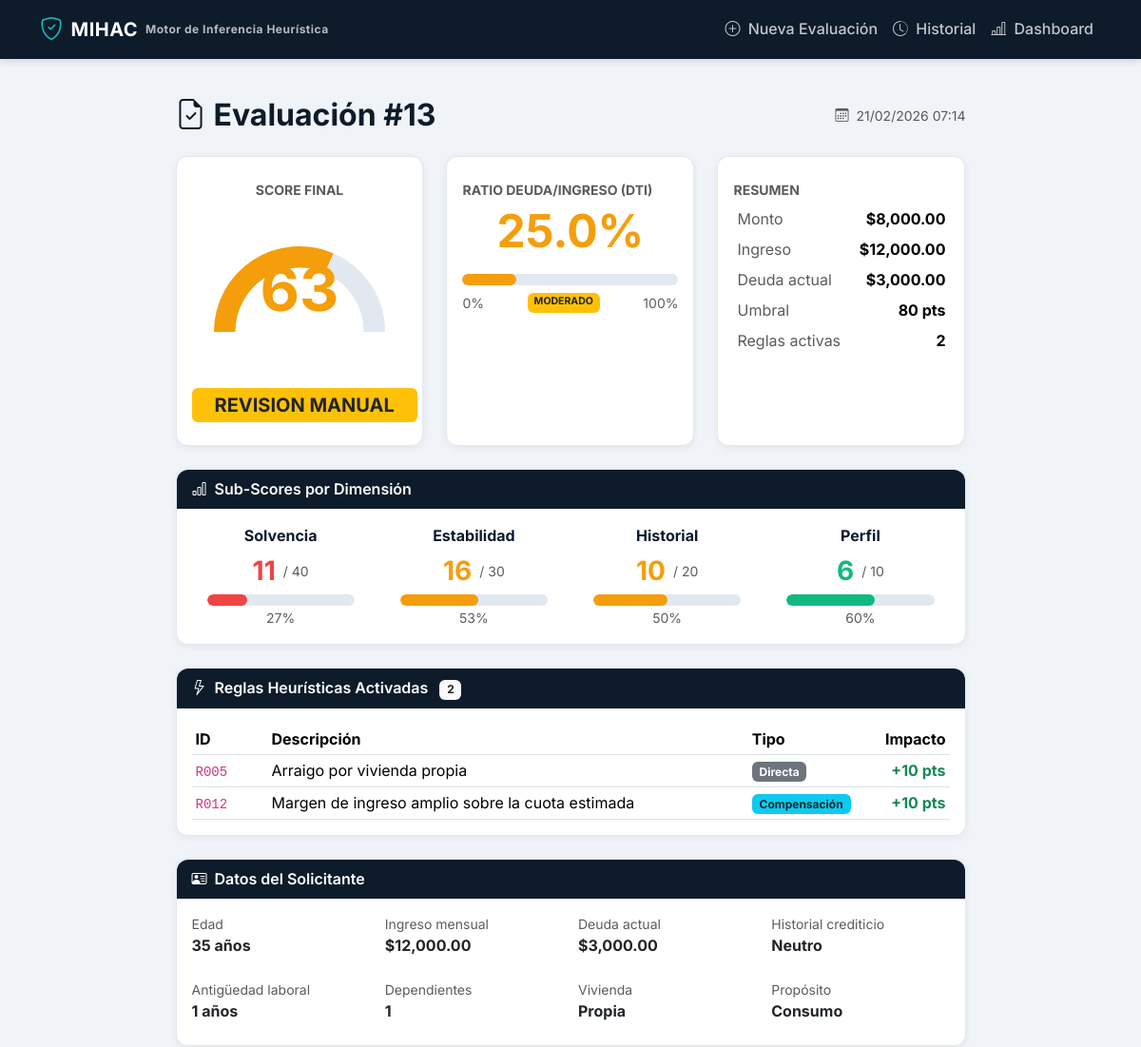
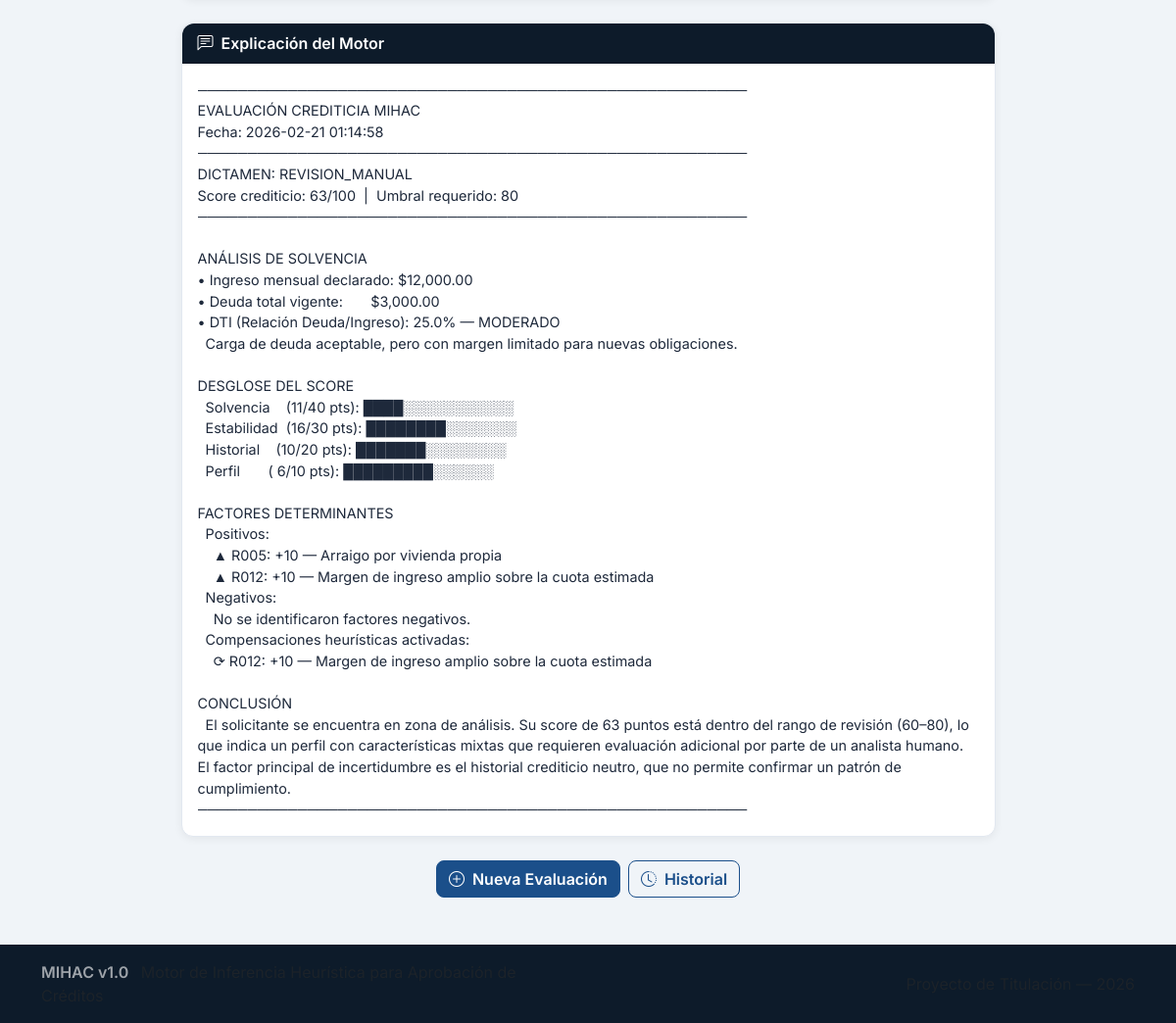
Screenshot of /resultado/13 with the database file from the repository (2 pictures, top to bottom).
### app/models.py (models this page shows, shortened)
class Evaluacion(db.Model):
    __tablename__ = "evaluaciones"
    id = db.Column(db.Integer, primary_key=True)
    timestamp = db.Column(
        db.DateTime, default=datetime.utcnow, nullable=False
    )
    edad = db.Column(db.Integer, nullable=False)
    ingreso_mensual = db.Column(db.Float, nullable=False)
    total_deuda_actual = db.Column(db.Float, nullable=False)
    historial_crediticio = db.Column(
        db.Integer, nullable=False
    )  # 0=Malo, 1=Neutro, 2=Bueno
    antiguedad_laboral = db.Column(db.Integer, nullable=False)
    numero_dependientes = db.Column(db.Integer, nullable=False)
    tipo_vivienda = db.Column(db.String(20), nullable=False)
    proposito_credito = db.Column(db.String(20), nullable=False)
    monto_credito = db.Column(db.Float, nullable=False)
    score_final = db.Column(db.Integer, nullable=False)
    dti_ratio = db.Column(db.Float, nullable=False)
    dti_clasificacion = db.Column(db.String(20), nullable=False)
    dictamen = db.Column(
        db.String(20), nullable=False
    )  # APROBADO, RECHAZADO, REVISION_MANUAL
    umbral_aplicado = db.Column(db.Integer, nullable=False)
    reglas_activadas = db.Column(
        db.Text, nullable=False, default="[]"
    )  # JSON string
    sub_scores = db.Column(
        db.Text, nullable=False, default="{}"
    )  # JSON string
    reporte_explicacion = db.Column(db.Text, nullable=False)
    analista_usuario = db.Column(
        db.String(50), nullable=True
    )
    notas_adicionales = db.Column(db.Text, nullable=True)
    def get_reglas_list(self) -> list[dict]:
        try:
            return json.loads(self.reglas_activadas or "[]")
        except (json.JSONDecodeError, TypeError):
            return []
    def get_sub_scores_dict(self) -> dict[str, Any]:
        try:
            return json.loads(self.sub_scores or "{}")
        except (json.JSONDecodeError, TypeError):
            return {}

### app/routes.py (the view)
@main.route("/resultado/<int:eval_id>")
def resultado(eval_id):
    from app.utils import clasificar_dti
    evaluacion = Evaluacion.query.get_or_404(eval_id)
    reglas = evaluacion.get_reglas_list()
    sub_scores = evaluacion.get_sub_scores_dict()
    dti_info = clasificar_dti(evaluacion.dti_ratio)
    maximos = {
        "solvencia": 40,
        "estabilidad": 30,
        "historial_score": 20,
        "perfil": 10,
    }
    labels = {
        "solvencia": "Solvencia",
        "estabilidad": "Estabilidad",
        "historial_score": "Historial",
        "perfil": "Perfil",
    }
    sub_scores_info = {}
    for key, max_val in maximos.items():
        valor = sub_scores.get(key, 0)
        pct = (valor / max_val * 100) if max_val > 0 else 0
        sub_scores_info[key] = {
            "label": labels.get(key, key),
            "valor": valor,
            "max": max_val,
            "pct": round(pct, 1),
            "color": (
                "#10B981" if pct >= 60
                else "#F59E0B" if pct >= 30
                else "#EF4444"
            ),
        }
    return render_template(
        "resultado.html",
        ev=evaluacion,
        reglas=reglas,
        sub_scores_info=sub_scores_info,
        dti_info=dti_info,
    )

### app/templates/resultado.html (shortened to what this page needs)
{% extends "base.html" %}
{% block content %}
<div class="row justify-content-center">
    <div class="col-lg-10 col-xl-9">
        <div class="d-flex justify-content-between align-items-center mb-4">
            <h2 class="text-mihac-navy fw-bold mb-0">
                <i class="bi bi-file-earmark-check me-2"></i>Evaluación #{{ ev.id }}
            </h2>
            <small class="text-muted">
                <i class="bi bi-calendar3 me-1"></i>
                {{ ev.timestamp.strftime('%d/%m/%Y %H:%M') }}
            </small>
        </div>
        <div class="row g-4 mb-4">
            <div class="col-md-4">
                <div class="card h-100 text-center">
                    <div class="card-body py-4">
                        <p class="text-muted small mb-1 fw-bold text-uppercase">Score Final</p>
                        <div class="position-relative d-inline-block">
                            <canvas id="scoreGauge" width="180" height="180"></canvas>
                            <div class="position-absolute top-50 start-50 translate-middle">
                                <span class="display-3 fw-bold" style="color: {{ ev.dictamen | color_dictamen }};">
                                    {{ ev.score_final }}
                                </span>
                            </div>
                        </div>
                        <div class="mt-2">
                            <span class="badge fs-5 px-4 py-2 {{ ev.dictamen | clase_badge }}">
                                {{ ev.dictamen | replace("_", " ") }}
                            </span>
                        </div>
                    </div>
                </div>
            </div>
            <div class="col-md-4">
                <div class="card h-100">
                    <div class="card-body py-4">
                        <p class="text-muted small mb-1 fw-bold text-uppercase">Ratio Deuda/Ingreso (DTI)</p>
                        <div class="text-center mb-3">
                            <span class="display-5 fw-bold" style="color: {{ dti_info.color }};">
                                {{ "%.1f"|format(ev.dti_ratio * 100) }}%
                            </span>
                        </div>
                        <div class="score-bar mb-2">
                            <div class="score-fill score-{{ 'alto' if ev.dti_ratio < 0.25 else ('medio' if ev.dti_ratio < 0.40 else 'bajo') }}"
                                 style="width: {{ [ev.dti_ratio * 100, 100] | min }}%;"></div>
                        </div>
                        <div class="d-flex justify-content-between small text-muted">
                            <span>0%</span>
                            <span class="badge {{ dti_info.clase }}">{{ ev.dti_clasificacion }}</span>
                            <span>100%</span>
                        </div>
                    </div>
                </div>
            </div>
            <div class="col-md-4">
                <div class="card h-100">
                    <div class="card-body py-4">
                        <p class="text-muted small mb-1 fw-bold text-uppercase">Resumen</p>
                        <table class="table table-sm table-borderless mb-0">
                            <tr>
                                <td class="text-muted">Monto</td>
                                <td class="fw-bold text-end">{{ ev.monto_credito | moneda }}</td>
                            </tr>
                            <tr>
                                <td class="text-muted">Ingreso</td>
                                <td class="fw-bold text-end">{{ ev.ingreso_mensual | moneda }}</td>
                            </tr>
                            <tr>
                                <td class="text-muted">Deuda actual</td>
                                <td class="fw-bold text-end">{{ ev.total_deuda_actual | moneda }}</td>
                            </tr>
                            <tr>
                                <td class="text-muted">Umbral</td>
                                <td class="fw-bold text-end">{{ ev.umbral_aplicado }} pts</td>
                            </tr>
                            <tr>
                                <td class="text-muted">Reglas activas</td>
                                <td class="fw-bold text-end">{{ reglas | length }}</td>
                            </tr>
                        </table>
                    </div>
                </div>
            </div>
        </div>
        <div class="card mb-4">
            <div class="card-header bg-mihac-navy text-white">
                <i class="bi bi-bar-chart me-2"></i>Sub-Scores por Dimensión
            </div>
            <div class="card-body">
                <div class="row g-3">
                    {% for nombre, info in sub_scores_info.items() %}
                    <div class="col-md-6 col-lg-3">
                        <div class="text-center">
                            <p class="fw-bold text-mihac-navy mb-1">{{ info.label }}</p>
                            <div class="d-flex align-items-center justify-content-center gap-2 mb-1">
                                <span class="fs-3 fw-bold" style="color: {{ info.color }};">{{ info.valor }}</span>
                                <span class="text-muted small">/ {{ info.max }}</span>
                            </div>
                            <div class="score-bar mx-3">
                                <div class="score-fill score-{{ 'alto' if info.pct >= 60 else ('medio' if info.pct >= 30 else 'bajo') }}"
                                     style="width: {{ info.pct }}%;"></div>
                            </div>
                            <small class="text-muted">{{ info.pct | int }}%</small>
                        </div>
                    </div>
                    {% endfor %}
                </div>
            </div>
        </div>
        <div class="card mb-4">
            <div class="card-header bg-mihac-navy text-white">
                <i class="bi bi-lightning me-2"></i>Reglas Heurísticas Activadas
                <span class="badge bg-light text-dark ms-2">{{ reglas | length }}</span>
            </div>
            <div class="card-body">
                {% if reglas %}
                <div class="table-responsive">
                    <table class="table table-sm table-mihac mb-0">
                        <thead>
                            <tr>
                                <th style="width: 80px;">ID</th>
                                <th>Descripción</th>
                                <th style="width: 100px;">Tipo</th>
                                <th style="width: 100px;" class="text-end">Impacto</th>
                            </tr>
                        </thead>
                        <tbody>
                            {% for r in reglas %}
                            <tr>
                                <td><code>{{ r.id }}</code></td>
                                <td>{{ r.descripcion }}</td>
                                <td>
                                    {% if r.tipo == "compensacion" %}
                                        <span class="badge bg-info text-dark">Compensación</span>
                                    {% else %}
                                        <span class="badge bg-secondary">Directa</span>
                                    {% endif %}
                                </td>
                                <td class="text-end fw-bold {{ 'text-success' if r.impacto > 0 else 'text-danger' }}">
                                    {{ "+" if r.impacto > 0 else "" }}{{ r.impacto }} pts
                                </td>
                            </tr>
                            {% endfor %}
                        </tbody>
                    </table>
                </div>
                {% else %}
                <p class="text-muted text-center mb-0">
                    <i class="bi bi-check-circle me-1"></i>
                    No se activaron reglas heurísticas adicionales.
                </p>
                {% endif %}
            </div>
        </div>
        <div class="card mb-4">
            <div class="card-header bg-mihac-navy text-white">
                <i class="bi bi-person-vcard me-2"></i>Datos del Solicitante
            </div>
            <div class="card-body">
                <div class="row g-3">
                    <div class="col-md-4 col-lg-3">
                        <p class="text-muted small mb-0">Edad</p>
                        <p class="fw-bold mb-2">{{ ev.edad }} años</p>
                    </div>
                    <div class="col-md-4 col-lg-3">
                        <p class="text-muted small mb-0">Ingreso mensual</p>
                        <p class="fw-bold mb-2">{{ ev.ingreso_mensual | moneda }}</p>
                    </div>
                    <div class="col-md-4 col-lg-3">
                        <p class="text-muted small mb-0">Deuda actual</p>
                        <p class="fw-bold mb-2">{{ ev.total_deuda_actual | moneda }}</p>
                    </div>
                    <div class="col-md-4 col-lg-3">
                        <p class="text-muted small mb-0">Historial crediticio</p>
                        <p class="fw-bold mb-2">{{ ev.historial_crediticio | texto_historial }}</p>
                    </div>
                    <div class="col-md-4 col-lg-3">
                        <p class="text-muted small mb-0">Antigüedad laboral</p>
                        <p class="fw-bold mb-2">{{ ev.antiguedad_laboral }} años</p>
                    </div>
                    <div class="col-md-4 col-lg-3">
                        <p class="text-muted small mb-0">Dependientes</p>
                        <p class="fw-bold mb-2">{{ ev.numero_dependientes }}</p>
                    </div>
                    <div class="col-md-4 col-lg-3">
                        <p class="text-muted small mb-0">Vivienda</p>
                        <p class="fw-bold mb-2">{{ ev.tipo_vivienda }}</p>
                    </div>
                    <div class="col-md-4 col-lg-3">
                        <p class="text-muted small mb-0">Propósito</p>
                        <p class="fw-bold mb-2">{{ ev.proposito_credito }}</p>
                    </div>
                </div>
            </div>
        </div>
        <div class="card mb-4">
            <div class="card-header bg-mihac-navy text-white">
                <i class="bi bi-chat-left-text me-2"></i>Explicación del Motor
            </div>
            <div class="card-body">
                <pre class="mb-0" style="white-space: pre-wrap; font-family: 'Inter', sans-serif; font-size: 0.9rem; color: #1e293b;">{{ ev.reporte_explicacion }}</pre>
            </div>
        </div>
        <div class="d-flex gap-2 justify-content-center mb-4">
            <a href="{{ url_for('main.index') }}" class="btn btn-primary">
                <i class="bi bi-plus-circle me-1"></i> Nueva Evaluación
            </a>
            <a href="{{ url_for('main.historial') }}" class="btn btn-outline-primary">
                <i class="bi bi-clock-history me-1"></i> Historial
            </a>
        </div>
    </div>
</div>
{% endblock %}
{% block scripts %}
<script>
// ── Score Gauge (semicírculo con Chart.js) ────────────────
document.addEventListener("DOMContentLoaded", () => {
    const score = {{ ev.score_final }};
    const color = "{{ ev.dictamen | color_dictamen }}";
    const ctx = document.getElementById("scoreGauge");
    if (!ctx) return;
    new Chart(ctx, {
        type: "doughnut",
        data: {
            datasets: [{
                data: [score, 100 - score],
                backgroundColor: [color, "#E2E8F0"],
                borderWidth: 0,
            }]
        },
        options: {
            responsive: false,
            cutout: "75%",
            rotation: -90,
            circumference: 180,
            plugins: { legend: { display: false }, tooltip: { enabled: false } },
        }
    });
});
</script>
{% endblock %}

### rows the page displays
Evaluacion: id "13", timestamp "21/02/2026 07:14", score_final "63", dictamen "REVISION MANUAL", ev.dti_ratio*100 "25.0", dti_clasificacion "MODERADO", monto_credito|moneda "$8,000.00", ingreso_mensual|moneda "$12,000.00", total_deuda_actual|moneda "$3,000.00", umbral_aplicado "80", edad "35", historial_crediticio|texto_historial "Neutro", antiguedad_laboral "1", numero_dependientes "1", tipo_vivienda "Propia", proposito_credito "Consumo", reporte_explicacion "─────────────────────────────────────────────────────── EVALUACIÓN CREDITICIA MIHAC Fecha: 2026-02-21 01:14:58 ─────────────────────────────────────────────────────── DICTAMEN: REVISION_MANUAL Score crediticio: 63/100 | Umbral requerido: 80 ─────────────────────────────────────────────────────── ANÁLISIS DE SOLVENCIA • Ingreso mensual declarado: $12,000.00 • Deuda total vigente: $3,000.00 • DTI (Relación Deuda/Ingreso): 25.0% — MODERADO Carga de deuda aceptable, pero con margen limitado para nuevas obligaciones. DESGLOSE DEL SCORE Solvencia (11/40 pts): ████░░░░░░░░░░░ Estabilidad (16/30 pts): ████████░░░░░░░ Historial (10/20 pts): ███████░░░░░░░░ Perfil ( 6/10 pts): █████████░░░░░░…"

### other values shown
{{ reglas | length }} "2"
{{ info.label }} "Solvencia" "Estabilidad" "Historial" "Perfil"
{{ info.valor }} "11" "16" "10" "6"
{{ info.max }} "40" "30" "20" "10"
{{ info.pct | int }} "27" "53" "50" "60"
{{ r.id }} "R005" "R012"
{{ r.descripcion }} "Arraigo por vivienda propia" "Margen de ingreso amplio sobre la cuota estimada"
{{ "+" if r.impacto > 0 else "" }} "+" "+"
{{ r.impacto }} "10" "10"
chart data {{ ev.score_final }} 63
